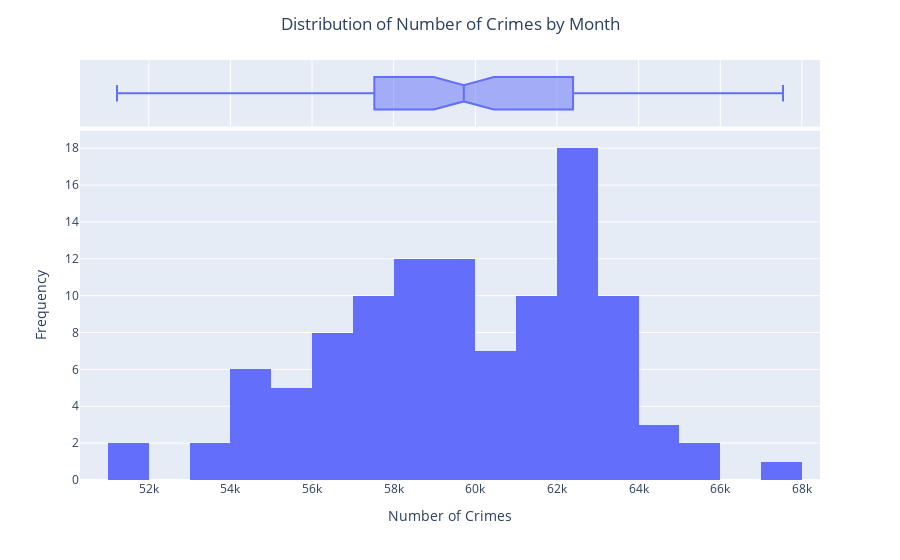

The code cell stored with this chart in its notebook:
### Code cell
from scipy.stats import skew,kurtosis

fig = go.Figure()
fig = px.histogram(sum_per_month,x="value",nbins=30,labels={"value":"Number of Crimes"},marginal="box")
fig.update_layout(title="Distribution of Number of Crimes by Month",
                  title_x=0.5,
                  xaxis_title=r"Number of Crimes",
                  yaxis_title=r"Frequency")
fig.show()

print(pd.DataFrame(data=[["Observations",len(sum_per_month)],
                         ["Mean",np.mean(sum_per_month["value"])],
                         ["Median",np.median(sum_per_month["value"])],
                         ["Maximum",np.max(sum_per_month["value"])],
                         ["Minimum",np.min(sum_per_month["value"])],
                         ["Std. Dev.",np.std(sum_per_month["value"],ddof=1)],
                         ["Skewness",skew(sum_per_month["value"],axis=0,bias=False)],
                         ["Kurtosis",kurtosis(sum_per_month["value"],axis=0,fisher=True,bias=False)],
                         ["Shapiro-Wilk",sw],
                         ["Probability",prob]]).rename(columns={0:"",1:""}).to_string(index=False))

### Figure 1 — Plotly figure (JSON) as saved in the notebook; plotly's stock layout.template omitted (floating-point values rounded to 4 significant figures)
{"data": [{"alignmentgroup": "True", "bingroup": "x", "hovertemplate": "Number of Crimes=%{x}<br>count=%{y}<extra></extra>", "legendgroup": "", "marker": {"color": "#636efa", "pattern": {"shape": ""}}, "name": "", "nbinsx": 30, "offsetgroup": "", "orientation": "v", "showlegend": false, "type": "histogram", "x": [65419, 62626, 61343, 59640, 62587, 62290, 64126, 59959, 58414, 63354, 61395, 57488, 59142, 54706, 63482, 59181, 62897, 63116, 63281, 58695, 57847, 61176, 59456, 54235, 54934, 55069, 63629, 60085, 62126, 62632, 63764, 59040, 59731, 62113, 60665, 51536, 57966, 54895, 61282, 58714, 62630, 61822, 62428, 59117, 58640, 63622, 64119, 59680, 62436, 56735, 67537, 58801, 64344, 62281, 63280, 62143, 56912, 61728, 62514, 58618, 58933, 55271, 57590, 55678, 56765, 56839, 60508, 57467, 54924, 59956, 58267, 54209, 55515, 51222, 57669, 53467, 56327, 57039, 58564, 55641, 56933, 60537, 59704, 57565, 57055, 53316, 60096, 56445, 61038, 60760, 61606, 58056, 57564, 62361, 62487, 60840, 58847, 56697, 59167, 58637, 63990, 62262, 65519, 62666, 61412, 63405, 61064, 62455], "xaxis": "x", "yaxis": "y"}, {"alignmentgroup": "True", "hovertemplate": "Number of Crimes=%{x}<extra></extra>", "legendgroup": "", "marker": {"color": "#636efa"}, "name": "", "notched": true, "offsetgroup": "", "showlegend": false, "type": "box", "x": [65419, 62626, 61343, 59640, 62587, 62290, 64126, 59959, 58414, 63354, 61395, 57488, 59142, 54706, 63482, 59181, 62897, 63116, 63281, 58695, 57847, 61176, 59456, 54235, 54934, 55069, 63629, 60085, 62126, 62632, 63764, 59040, 59731, 62113, 60665, 51536, 57966, 54895, 61282, 58714, 62630, 61822, 62428, 59117, 58640, 63622, 64119, 59680, 62436, 56735, 67537, 58801, 64344, 62281, 63280, 62143, 56912, 61728, 62514, 58618, 58933, 55271, 57590, 55678, 56765, 56839, 60508, 57467, 54924, 59956, 58267, 54209, 55515, 51222, 57669, 53467, 56327, 57039, 58564, 55641, 56933, 60537, 59704, 57565, 57055, 53316, 60096, 56445, 61038, 60760, 61606, 58056, 57564, 62361, 62487, 60840, 58847, 56697, 59167, 58637, 63990, 62262, 65519, 62666, 61412, 63405, 61064, 62455], "xaxis": "x2", "yaxis": "y2"}], "layout": {"barmode": "relative", "legend": {"tracegroupgap": 0}, "margin": {"t": 60}, "title": {"text": "Distribution of Number of Crimes by Month", "x": 0.5}, "xaxis": {"anchor": "y", "domain": [0, 1], "title": {"text": "Number of Crimes"}}, "xaxis2": {"anchor": "y2", "domain": [0, 1], "matches": "x", "showgrid": true, "showticklabels": false}, "yaxis": {"anchor": "x", "domain": [0, 0.8316], "title": {"text": "Frequency"}}, "yaxis2": {"anchor": "x2", "domain": [0.8416, 1], "matches": "y2", "showgrid": false, "showline": false, "showticklabels": false, "ticks": ""}}}
